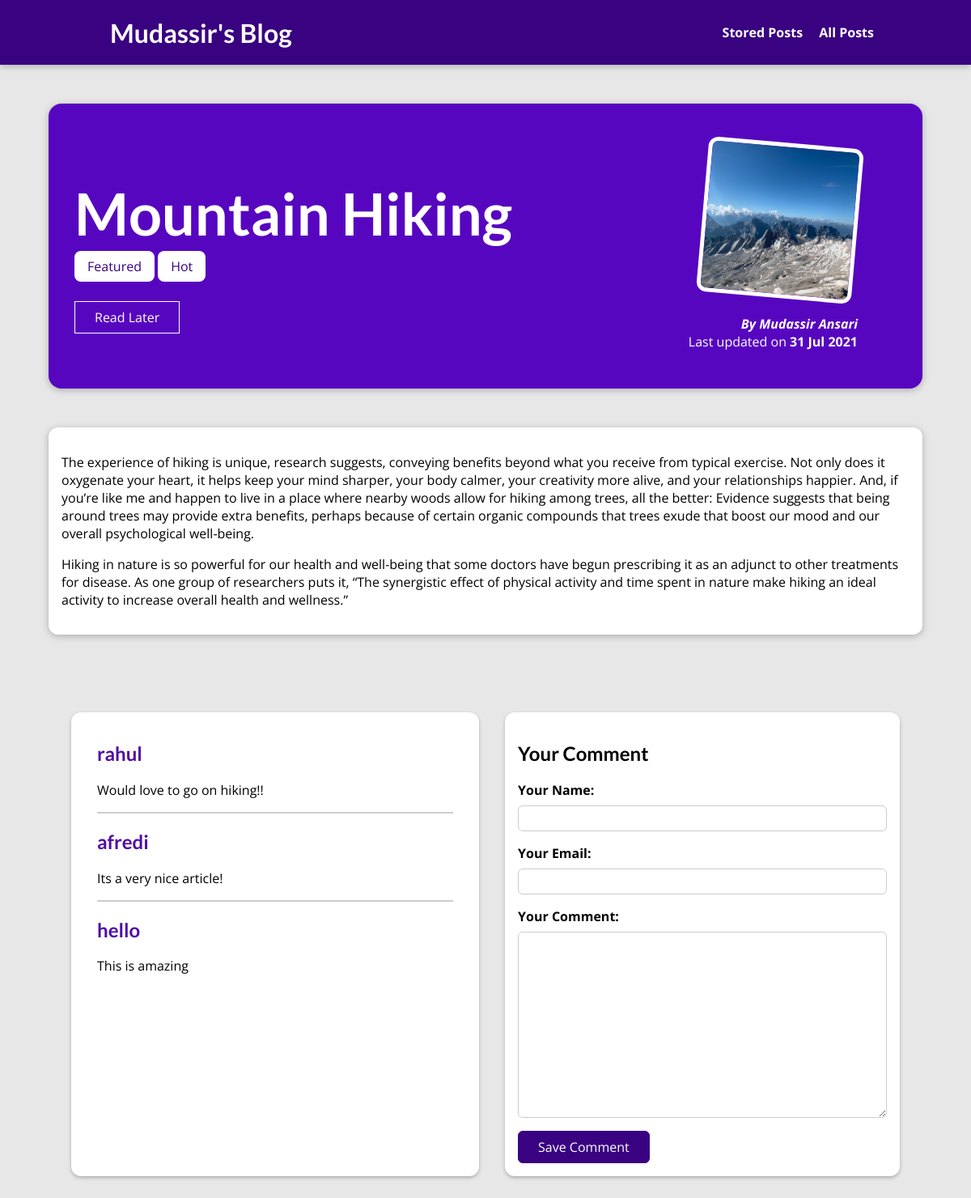
The page /posts/hike-in-the-mountains on the database its author committed.
### blog/models.py (models this page shows, shortened)
class Post(models.Model):
    title = models.CharField(max_length=100)
    excerpt = models.CharField(max_length=200)
    image = models.ImageField(upload_to = "posts", null=True)
    date = models.DateField(auto_now=True)
    slug = models.SlugField(unique=True ,default="", null=False, db_index=True)
    content = models.TextField(validators=[MinLengthValidator(20)])
    author = models.ForeignKey(Author, on_delete=models.SET_NULL, null=True, related_name="posts")
    tag = models.ManyToManyField(Tag)

class Tag(models.Model):
    caption = models.CharField(max_length=20)

class Author(models.Model):
    first_name = models.CharField(max_length=40)
    last_name = models.CharField(max_length=40)
    email = models.EmailField()
    def full_name(self):
        return f"{self.first_name} {self.last_name}"
    def __str__(self):
        return self.full_name()

class Comment(models.Model):
    user_name = models.CharField(max_length=120)
    user_email = models.EmailField(max_length=120)
    text = models.TextField(max_length=800)
    post = models.ForeignKey(Post, on_delete=models.CASCADE, related_name="comments")

### blog/views.py (the view, shortened to what this page needs)
# urls.py: path("posts/<slug:slug>", views.PostDetailView.as_view(), name="post_detail"),
class PostDetailView(View):
    def is_stored_post(self, request, post_id):
        stored_posts = request.session.get("stored_posts")
        if stored_posts is not None:
            is_saved_for_later = post_id in stored_posts
        else:
            is_saved_for_later = False
        return is_saved_for_later
    def get(self, request, slug):
        post = get_object_or_404(Post, slug=slug)
        context = {
            "post": post,
            "tags": post.tag.all(),
            "comment_form": CommentForm(),
            "comments": post.comments.all().order_by("-id"),
            "saved_for_later": self.is_stored_post(request, post.id)
        }
        return render(request, "blog/post_detail.html", context)

### blog/forms.py
class CommentForm(forms.ModelForm):
    class Meta:
        model = Comment
        exclude = ["post"]
        labels = {
            "user_name": "Your Name",
            "user_email": "Your Email",
            "text": "Your Comment"
        }

### blog/templates/blog/post_detail.html (shortened to what this page needs)
{% extends 'base.html' %}
{% load static %}
{% block cssfiles %}
<link rel="stylesheet" href="{% static 'blog/post-detail.css' %}">
{% endblock %}
{% block content %}
    <section id="summary">
        <h2>{{ post.title }}</h2>
        <div>
            {% for tag in tags %}
                <span class="tag">{{ tag.caption }}</span>
            {% endfor %}
        </div>
        <div id="read-later">
            <form action="{% url 'read_later' %}" method="POST">
                <button>
                    {% if saved_for_later %}
                    Remove from "Read Later" List
                    {% else %}
                    Read Later
                    {% endif %}
                </button>
            </form>
        </div>
        <article>
            <img src="{{ post.image.url }}" alt="{{ post.title }}">
            <address>By <a href="mailto:{{ post.author.email }}">{{ post.author }}</a></address>
            <div>
                Last updated on <time>{{ post.date|date:"d M Y" }}</time>
            </div>
        </article>
    </section>
    <main>
        {{ post.content|linebreaks }}
    </main>
    <div class="flex-container">
        <section id="comments">
            {% if comments %}
            <ul>
            {% for comment in comments %}
                <li>
                    <h2>{{ comment.user_name }}</h2>
                    <p>{{ comment.text|linebreaks }}</p>
                </li>
            {% endfor %}
            {% else %}
            <h2>There are no comments in this post</h2>
            {% endif %}
            </ul>
        </section>
        <section id="comment-form">
            <h2>Your Comment</h2>
            <form action="{% url 'post_detail' post.slug %}" method="POST">
                {% for form_field in comment_form %}
                <div class="form-control {% if form_field.errors %}invalid{% endif %}">
                    {{ form_field.label_tag }}
                    {{ form_field }}
                </div>
                {% endfor %}
                <button>Save Comment</button>
            </form>
        </section>
    </div>
{% endblock %}

### templates/base.html (shortened to what this page needs)
{% load static %}
<!DOCTYPE html>
<html lang="en">
<head>
    <link rel="stylesheet" href="{% static 'app.css' %}">
    {% block cssfiles %}{% endblock %}
</head>
<body>
    <header id="main-navigation">
        <h1><a href="{% url 'index' %}">Mudassir's Blog</a></h1>
        <nav>
            <a href="{% url 'read_later' %}">Stored Posts</a>
            <a href="{% url 'posts' %}">All Posts</a>
        </nav>
    </header>
    {% block content %}
    {% endblock %}
</body>
</html>

### static/app.css (style rules this page uses)
* { box-sizing: border-box; }
html { font-family: 'Open Sans', 'Lato', sans-serif; }
body { margin: 0; }
h1, h2, h3 { font-family: 'Lato', sans-serif; font-weight: bold; }
#main-navigation { width: 100%; height: 5rem; display: flex; justify-content: space-between; align-items: center; padding: 0 10%; position: absolute; top: 0; left: 0; }
#main-navigation a { text-decoration: none; color: white; font-weight: bold; margin-left: 1rem; }

### blog/static/blog/post-detail.css (style rules this page uses)
body { background-color: #e7e7e7; }
#main-navigation { background-color: #390281; box-shadow: 0 2px 8px rgba(0, 0, 0, 0.25); }
#summary { margin: 8rem auto 3rem auto; padding: 2rem; width: 90%; max-width: 90rem; border-radius: 16px; background-color: #5706c0; position: relative; box-shadow: 0 2px 8px rgba(0, 0, 0, 0.25); height: 22rem; }
#summary h2 { color: white; font-size: 4.5rem; margin-bottom: 0.75rem; }
#summary article { position: absolute; top: 2rem; right: 3rem; padding: 1rem 2rem; border-radius: 12px; text-align: right; color: white; }
#summary article img { width: 12rem; height: 12rem; border-radius: 12px; transform: rotateZ(5deg); border: 5px solid white; margin-bottom: 1rem; }
#summary address { font-weight: bold; }
#summary a { color: white; text-decoration: none; }
#summary time { font-weight: bold; }
main { width: 90%; max-width: 90rem; margin: 3rem auto; background-color: white; padding: 1rem; border-radius: 12px; box-shadow: 0 2px 8px rgba(0, 0, 0, 0.25); }
.tag { background: white; color: #390281; padding: 0.5rem 1rem; border-radius: 8px; }
.flex-container { display: flex; margin: 0 4.5rem; }
#comment-form { margin: 3rem 1rem; width: 90%; max-width: 40rem; border-radius: 12px; background-color: white; box-shadow: 0 2px 4px rgba(0, 0, 0, 0.25); padding: 1rem; }
#comment-form button { font: inherit; background-color: #390281; color: white; border: 1px solid #390281; padding: 0.5rem 1.5rem; border-radius: 6px; cursor: pointer; }
.form-control { margin-bottom: 1rem; }
.form-control label { font-weight: bold; margin-bottom: 0.5rem; display: block; }
.form-control input, .form-control textarea { display: block; width: 100%; font: inherit; padding: 0.25rem; border-radius: 6px; border: 1px solid #ccc; }
#comments { margin: 3rem 1rem; width: 90%; max-width: 60rem; border-radius: 12px; background-color: white; box-shadow: 0 2px 4px rgba(0, 0, 0, 0.25); padding: 1rem 2rem; }
#comments ul { list-style-type: none; margin: 0; padding: 0; }
#comments li { margin-bottom: 1rem; border-bottom: 2px solid #ccc; }
#comments li:last-of-type { border-bottom: none; }
#comments h2 { color: #4f0ba7; }
#read-later { margin: 2rem 0; }
#read-later button { background-color: transparent; border: 1px solid white; padding: 0.5rem 1.5rem; cursor: pointer; font: inherit; color: white; }

### rows shown on the page
Post: title "Mountain Hiking", image (picture), author "Mudassir Ansari", date "31 Jul 2021", content "The experience of hiking is unique, research suggests, conveying benefits beyond what you receive from typical exercise. Not only does it oxygenate your heart, it helps keep your mind sharper, your body calmer, your creativity more alive, and your relationships happier. And, if you’re like me and happen to live in a place where nearby woods allow for hiking among trees, all the better: Evidence suggests that being around trees may provide extra benefits, perhaps because of certain organic compounds that trees exude that boost our mood and our overall psychological well-being. Hiking in nature is so powerful for our health and well-being that some doctors have begun prescribing it as an…"
Tag: caption "Featured"
Tag: caption "Hot"
Comment: user_name "rahul", text "Would love to go on hiking!!"
Comment: user_name "afredi", text "Its a very nice article!"
Comment: user_name "hello", text "This is amazing"
